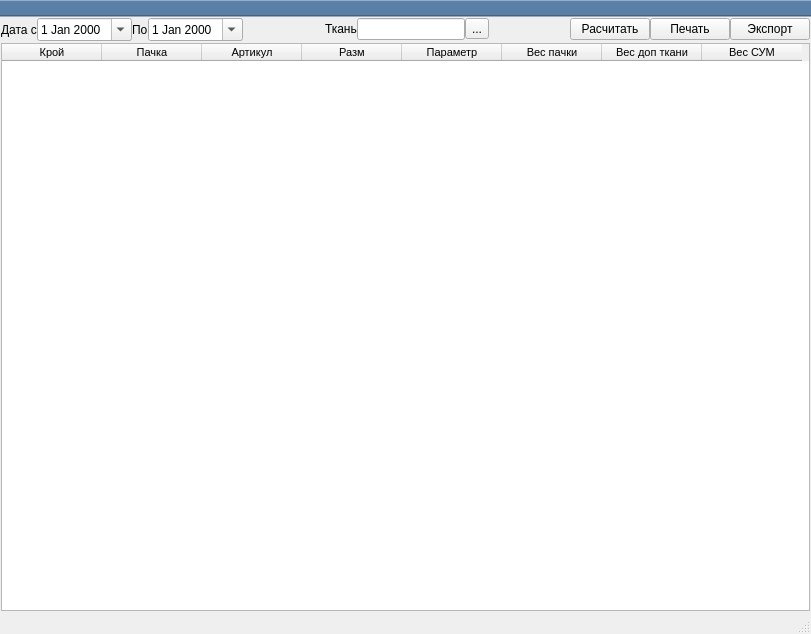
<?xml version="1.0" encoding="UTF-8"?>
<ui version="4.0">
 <class>MainWindow</class>
 <widget class="QMainWindow" name="MainWindow">
  <property name="geometry">
   <rect>
    <x>0</x>
    <y>0</y>
    <width>811</width>
    <height>634</height>
   </rect>
  </property>
  <property name="windowTitle">
   <string>MainWindow</string>
  </property>
  <widget class="QWidget" name="centralwidget">
   <layout class="QGridLayout" name="gridLayout_3">
    <property name="leftMargin">
     <number>1</number>
    </property>
    <property name="topMargin">
     <number>1</number>
    </property>
    <property name="rightMargin">
     <number>1</number>
    </property>
    <property name="bottomMargin">
     <number>1</number>
    </property>
    <property name="spacing">
     <number>2</number>
    </property>
    <item row="0" column="0">
     <layout class="QGridLayout" name="gridLayout_2">
      <property name="spacing">
       <number>0</number>
      </property>
      <item row="0" column="10">
       <widget class="QPushButton" name="pushButton_5">
        <property name="text">
         <string>Экспорт</string>
        </property>
       </widget>
      </item>
      <item row="0" column="4">
       <widget class="QDateEdit" name="de_material_to">
        <property name="calendarPopup">
         <bool>true</bool>
        </property>
       </widget>
      </item>
      <item row="0" column="7">
       <spacer name="horizontalSpacer">
        <property name="orientation">
         <enum>Qt::Horizontal</enum>
        </property>
        <property name="sizeHint" stdset="0">
         <size>
          <width>40</width>
          <height>20</height>
         </size>
        </property>
       </spacer>
      </item>
      <item row="0" column="8">
       <widget class="QPushButton" name="pushButton">
        <property name="text">
         <string>Расчитать</string>
        </property>
       </widget>
      </item>
      <item row="0" column="9">
       <widget class="QPushButton" name="pushButton_4">
        <property name="text">
         <string>Печать</string>
        </property>
       </widget>
      </item>
      <item row="0" column="3">
       <widget class="QLabel" name="label_2">
        <property name="text">
         <string>По</string>
        </property>
       </widget>
      </item>
      <item row="0" column="2">
       <widget class="QDateEdit" name="de_material_from">
        <property name="calendarPopup">
         <bool>true</bool>
        </property>
       </widget>
      </item>
      <item row="0" column="1">
       <widget class="QLabel" name="label">
        <property name="text">
         <string>Дата с</string>
        </property>
       </widget>
      </item>
      <item row="0" column="6">
       <layout class="QGridLayout" name="gridLayout">
        <item row="0" column="1">
         <widget class="QLineEdit" name="lineEdit">
          <property name="readOnly">
           <bool>true</bool>
          </property>
         </widget>
        </item>
        <item row="0" column="0">
         <widget class="QLabel" name="label_3">
          <property name="text">
           <string>Ткань</string>
          </property>
         </widget>
        </item>
        <item row="0" column="2">
         <widget class="QToolButton" name="toolButton">
          <property name="text">
           <string>...</string>
          </property>
         </widget>
        </item>
       </layout>
      </item>
      <item row="0" column="5">
       <spacer name="horizontalSpacer_2">
        <property name="orientation">
         <enum>Qt::Horizontal</enum>
        </property>
        <property name="sizeHint" stdset="0">
         <size>
          <width>40</width>
          <height>20</height>
         </size>
        </property>
       </spacer>
      </item>
     </layout>
    </item>
    <item row="1" column="0">
     <widget class="QTableWidget" name="tw_pack">
      <property name="font">
       <font>
        <family>Tahoma</family>
        <pointsize>8</pointsize>
       </font>
      </property>
      <property name="editTriggers">
       <set>QAbstractItemView::NoEditTriggers</set>
      </property>
      <property name="alternatingRowColors">
       <bool>true</bool>
      </property>
      <property name="selectionBehavior">
       <enum>QAbstractItemView::SelectRows</enum>
      </property>
      <property name="sortingEnabled">
       <bool>true</bool>
      </property>
      <attribute name="verticalHeaderVisible">
       <bool>false</bool>
      </attribute>
      <attribute name="verticalHeaderDefaultSectionSize">
       <number>20</number>
      </attribute>
      <attribute name="verticalHeaderMinimumSectionSize">
       <number>18</number>
      </attribute>
      <column>
       <property name="text">
        <string>Крой</string>
       </property>
      </column>
      <column>
       <property name="text">
        <string>Пачка</string>
       </property>
      </column>
      <column>
       <property name="text">
        <string>Артикул</string>
       </property>
      </column>
      <column>
       <property name="text">
        <string>Разм</string>
       </property>
      </column>
      <column>
       <property name="text">
        <string>Параметр</string>
       </property>
      </column>
      <column>
       <property name="text">
        <string>Вес пачки</string>
       </property>
      </column>
      <column>
       <property name="text">
        <string>Вес доп ткани</string>
       </property>
      </column>
      <column>
       <property name="text">
        <string>Вес СУМ</string>
       </property>
      </column>
     </widget>
    </item>
   </layout>
  </widget>
  <widget class="QStatusBar" name="statusBar"/>
  <widget class="QToolBar" name="toolBar">
   <property name="windowTitle">
    <string>toolBar</string>
   </property>
   <property name="styleSheet">
    <string notr="true">background-color: rgb(89, 125, 163);</string>
   </property>
   <property name="movable">
    <bool>false</bool>
   </property>
   <attribute name="toolBarArea">
    <enum>TopToolBarArea</enum>
   </attribute>
   <attribute name="toolBarBreak">
    <bool>false</bool>
   </attribute>
  </widget>
 </widget>
 <resources/>
 <connections/>
</ui>
